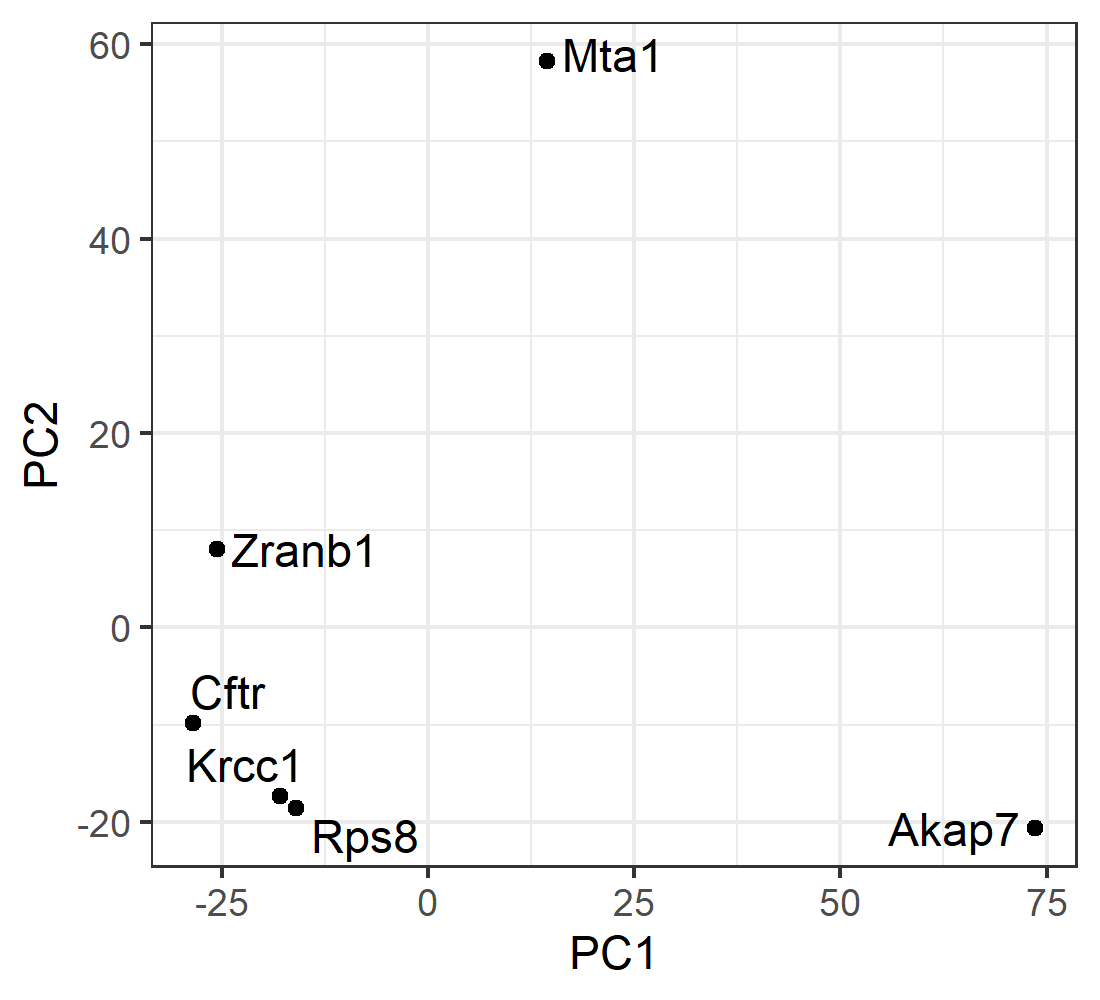

Reproduce this figure in R.
library(scTenifoldNet)
library(scTenifoldKnk)
load('SRS3161261_Pulmonary alveolar type II cellsAkap7.RData')
library(fgsea)
REACTOME <- gmtPathways('https://maayanlab.cloud/Enrichr/geneSetLibrary?mode=text&libraryName=Reactome_2016')

gList <- c('Cftr','Akap7', 'Zranb1', 'Krcc1', 'Mta1', 'Rps8')

pProfiles <- lapply(gList, function(geneName){
  X <- R$WT
  Y <- X
  Y[geneName,] <- 0
  MA <- manifoldAlignment(X,Y,2)
  DR <- scTenifoldKnk:::dRegulation(MA,1)
  Z <- DR$Z
  names(Z) <- toupper(DR$gene)
  
  return(Z)
})

pProfiles <- lapply(pProfiles, function(Z){
  Z[toupper(rownames(X))]
})

tProfile <- (as.data.frame(pProfiles))
colnames(tProfile) <- gList
write.csv(tProfile, 'negControls.csv')

sGenes <- lapply(pProfiles, function(Z){
  names(Z[order(Z, decreasing = TRUE)][2:50])
})

tProfile <- t(t(tProfile)/apply(abs(tProfile),2,max))

library(ComplexHeatmap)
cftrGenes <- rownames(tProfile[order(tProfile[,1], decreasing = TRUE),][2:25,])
allGenes <- unique(unlist(sGenes))

HM <- Heatmap(tProfile[unique(unlist(sGenes)),], show_row_names = FALSE, show_row_dend = FALSE, show_heatmap_legend = FALSE, show_column_dend = FALSE) + 
  rowAnnotation(link = anno_mark(at = which(allGenes %in% cftrGenes), 
                                 labels = cftrGenes, 
                                 labels_gp = gpar(fontsize = 10), padding = unit(1, "mm")))
png('negHM.png', width = 800, height = 1000, res = 300)
print(HM)
dev.off()

PCA <- as.data.frame(prcomp(t(tProfile))$x)

library(ggplot2)
library(ggrepel)

png('negControls.png', width = 1100, height = 1000, res = 300)
ggplot(PCA, aes(PC1, PC2, label = rownames(PCA))) + geom_point() + geom_text_repel() + theme_bw()
dev.off()
